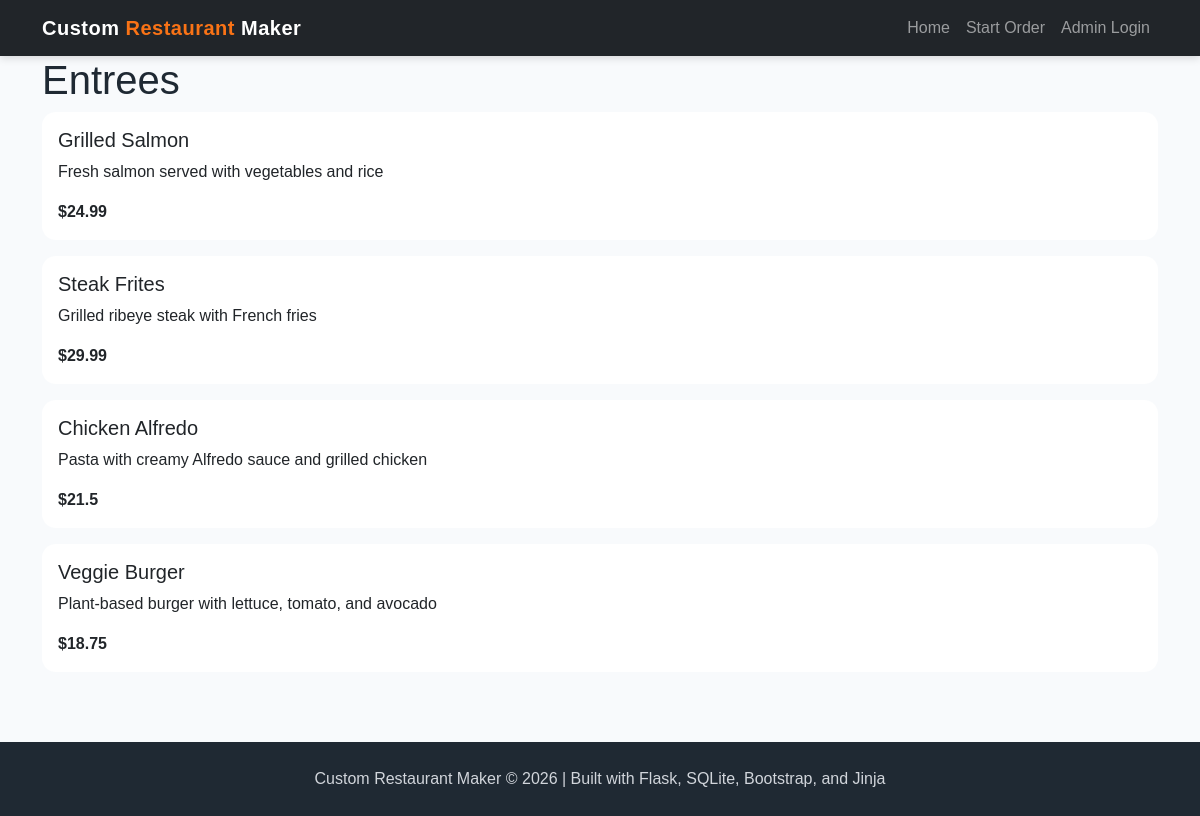
Before: /entrees with the older database file.
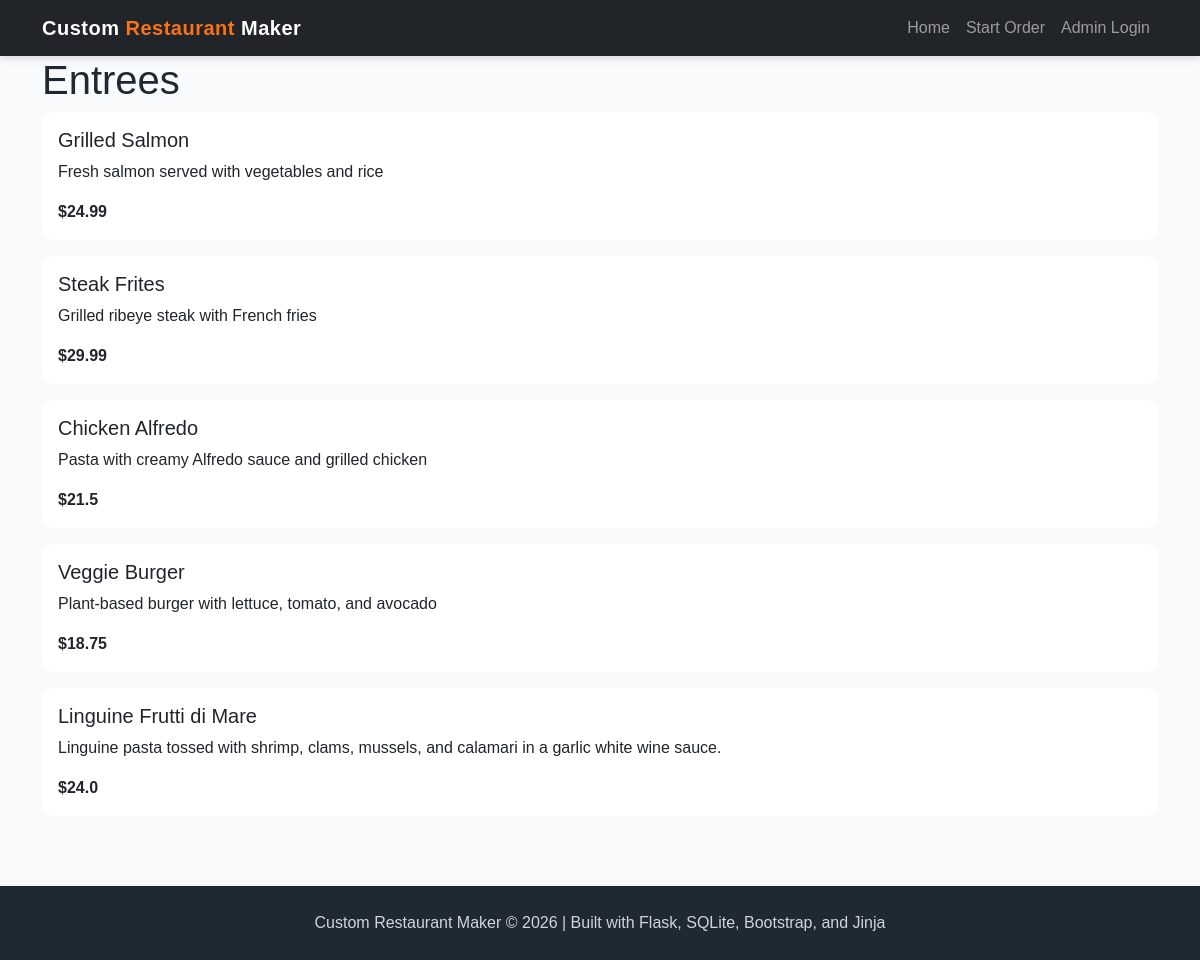
After: the same page with the newer database file.
### tables this page shows
CREATE TABLE menu (
    menu_id INTEGER PRIMARY KEY AUTOINCREMENT,
    name TEXT NOT NULL,
    category TEXT NOT NULL,
    price REAL NOT NULL,
    description TEXT
, image_filename TEXT);

### app.py (the view)
@app.route('/entrees')
def entrees():
    conn = get_db()
    cur = conn.cursor()
    cur.execute("SELECT * FROM menu WHERE LOWER(category) = ?", ("entrees",))
    menu = cur.fetchall()
    conn.close()
    return render_template('entrees.html', menu=menu)

### app.py (called while the page is built)
def get_db():
    conn = sqlite3.connect("project4.db")
    conn.row_factory = sqlite3.Row
    return conn

### templates/entrees.html (shortened to what this page needs)
{% extends "base.html" %}
{% block content %}
<h1>Entrees</h1>
{% for item in menu %}
<div class="card mb-3">
    <div class="card-body">
        <h5>{{ item['name'] }}</h5>
        <p>
            {{ item['description'] }}
        </p>
        <strong>
            ${{ item['price'] }}
        </strong>
    </div>
</div>
{% endfor %}
{% endblock %}

Changed rows visible on the page:
added menu: name "Linguine Frutti di Mare", description "Linguine pasta tossed with shrimp, clams, mussels, and calamari in a garlic white wine sauce.", price "24.0"
